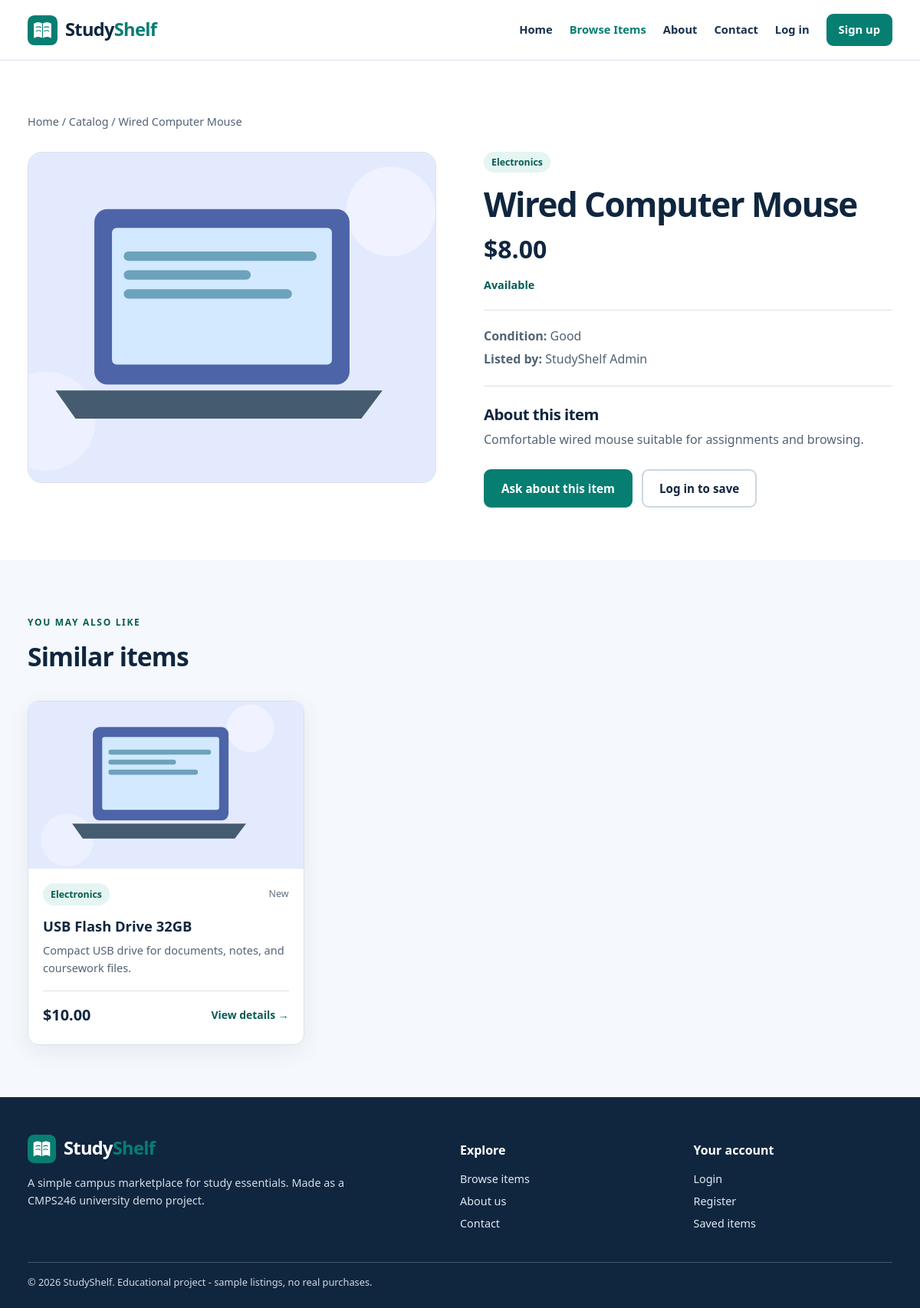
Page /item.php?id=11 on the committed database.
### tables this page shows
CREATE TABLE items (
    id INT AUTO_INCREMENT PRIMARY KEY,
    category_id INT NOT NULL,
    created_by INT NOT NULL,
    title VARCHAR(140) NOT NULL,
    description TEXT NOT NULL,
    price DECIMAL(9,2) NOT NULL,
    item_condition ENUM('New', 'Like New', 'Good', 'Fair') NOT NULL DEFAULT 'Good',
    image_file VARCHAR(80) NOT NULL DEFAULT 'book-blue.svg',
    is_available TINYINT(1) NOT NULL DEFAULT 1,
    created_at TIMESTAMP DEFAULT CURRENT_TIMESTAMP,
    CONSTRAINT fk_items_category FOREIGN KEY (category_id) REFERENCES categories(id)
        ON UPDATE CASCADE ON DELETE RESTRICT,
    CONSTRAINT fk_items_user FOREIGN KEY (created_by) REFERENCES users(id)
        ON UPDATE CASCADE ON DELETE RESTRICT,
    CONSTRAINT check_items_price CHECK (price >= 0),
    INDEX idx_items_category (category_id),
    INDEX idx_items_available (is_available),
    INDEX idx_items_title (title)
);

CREATE TABLE categories (
    id INT AUTO_INCREMENT PRIMARY KEY,
    name VARCHAR(80) NOT NULL UNIQUE,
    description VARCHAR(255) NOT NULL DEFAULT '',
    created_at TIMESTAMP DEFAULT CURRENT_TIMESTAMP
);

CREATE TABLE users (
    id INT AUTO_INCREMENT PRIMARY KEY,
    full_name VARCHAR(100) NOT NULL,
    email VARCHAR(150) NOT NULL UNIQUE,
    password_hash VARCHAR(255) NOT NULL,
    role ENUM('student', 'admin') NOT NULL DEFAULT 'student',
    created_at TIMESTAMP DEFAULT CURRENT_TIMESTAMP
);

### includes/functions.php (called while the page is built, shortened)
<?php
function e(?string $text): string
{
    return htmlspecialchars($text ?? '', ENT_QUOTES | ENT_SUBSTITUTE, 'UTF-8');
}
function url(string $path = ''): string
{
    return BASE_URL . ltrim($path, '/');
}
function current_user(): ?array
{
    return $_SESSION['user'] ?? null;
}
function is_logged_in(): bool
{
    return current_user() !== null;
}
function get_item(int $id): ?array
{
    $statement = db()->prepare('SELECT i.*, c.name AS category_name, u.full_name AS listed_by
        FROM items i JOIN categories c ON c.id = i.category_id
        JOIN users u ON u.id = i.created_by WHERE i.id = ?');
    $statement->execute([$id]);
    $item = $statement->fetch();
    return $item ?: null;
}
function money($amount): string
{
    return '$' . number_format((float) $amount, 2);
}
function available_images(): array
{
    return [
        'book-blue.svg' => 'Blue book',
        'book-purple.svg' => 'Purple book',
        'book-orange.svg' => 'Orange book',
        'notes.svg' => 'Study notes',
        'stationery.svg' => 'Stationery',
        'calculator.svg' => 'Calculator',
        'electronics.svg' => 'Electronics',
        'accessories.svg' => 'Accessories'
    ];
}
function image_path(string $file): string
{
    return url('assets/images/' . $file);
}
function safe_id($value): int
{
    $id = filter_var($value, FILTER_VALIDATE_INT, ['options' => ['min_range' => 1]]);
    return $id === false ? 0 : (int) $id;
}

### config/database.php (called while the page is built, shortened)
<?php
function db(): PDO
{
    static $connection = null;
    if ($connection !== null) {
        return $connection;
    }
    try {
        $dsn = 'mysql:host=' . DB_HOST . ';port=' . DB_PORT . ';dbname=' . DB_NAME . ';charset=utf8mb4';
        $connection = new PDO($dsn, DB_USER, DB_PASS, [
            PDO::ATTR_ERRMODE => PDO::ERRMODE_EXCEPTION,
            PDO::ATTR_DEFAULT_FETCH_MODE => PDO::FETCH_ASSOC,
            PDO::ATTR_EMULATE_PREPARES => false
        ]);
        return $connection;
    } catch (PDOException $exception) {
        http_response_code(500);
        exit('Database connection failed. Please import database/studyshelf.sql and check config/database.php.');
    }
}

### item.php (the view, shortened to what this page needs)
<?php
$id = safe_id($_GET['id'] ?? null);
$item = $id ? get_item($id) : null;
$favorite = is_favorite($id);
$related_stmt = db()->prepare('SELECT i.*, c.name AS category_name FROM items i JOIN categories c ON c.id = i.category_id WHERE i.category_id = ? AND i.id != ? AND i.is_available = 1 ORDER BY i.id DESC LIMIT 3');
$related_stmt->execute([(int)$item['category_id'], $id]);
$related_items = $related_stmt->fetchAll();
require __DIR__ . '/includes/header.php';
?>
<section class="section"><div class="container">
    <nav class="breadcrumbs" aria-label="Breadcrumb"><a href="<?= e(url('index.php')) ?>">Home</a> / <a href="<?= e(url('catalog.php')) ?>">Catalog</a> / <?= e($item['title']) ?></nav>
    <div class="detail-grid">
        <div class="detail-image"><img src="<?= e(image_path($item['image_file'])) ?>" alt="Illustration of <?= e($item['title']) ?>" width="550" height="430"></div>
        <div class="detail-copy"><span class="pill"><?= e($item['category_name']) ?></span><h1><?= e($item['title']) ?></h1><p class="detail-price"><?= money($item['price']) ?></p>
            <p class="status-text <?= (int)$item['is_available'] === 1 ? 'available' : 'unavailable' ?>"><?= (int)$item['is_available'] === 1 ? 'Available' : 'Not available' ?></p>
            <div class="detail-details"><p><strong>Condition:</strong> <?= e($item['item_condition']) ?></p><p><strong>Listed by:</strong> <?= e($item['listed_by']) ?></p></div>
            <h2>About this item</h2><p><?= nl2br(e($item['description'])) ?></p>
            <div class="detail-actions"><a class="btn btn-primary" href="<?= e(url('contact.php?item=' . $id)) ?>">Ask about this item</a>
            <?php if (is_logged_in()): ?><form method="post" action="<?= e(url('toggle_favorite.php')) ?>"><?= csrf_field() ?><input type="hidden" name="item_id" value="<?= $id ?>"><button class="btn btn-outline" type="submit"><?= $favorite ? 'Remove from favorites' : 'Save to favorites' ?></button></form>
            <?php else: ?><a class="btn btn-outline" href="<?= e(url('login.php')) ?>">Log in to save</a><?php endif; ?></div>
        </div>
    </div>
</div></section>
<?php if ($related_items): ?><section class="section section-muted"><div class="container"><div class="section-top"><div><span class="eyebrow">YOU MAY ALSO LIKE</span><h2>Similar items</h2></div></div><div class="items-grid"><?php foreach ($related_items as $item): ?><?php require __DIR__ . '/includes/item_card.php'; ?><?php endforeach; ?></div></div></section><?php endif; ?>
<?php require __DIR__ . '/includes/footer.php'; ?>

### includes/item_card.php (shortened to what this page needs)
<article class="item-card">
    <a href="<?= e(url('item.php?id=' . (int) $item['id'])) ?>" class="item-image-link">
        <img src="<?= e(image_path($item['image_file'])) ?>" alt="Illustration for <?= e($item['title']) ?>" loading="lazy" width="340" height="230">
    </a>
    <div class="item-card-body">
        <div class="card-meta"><span class="pill"><?= e($item['category_name']) ?></span><span><?= e($item['item_condition']) ?></span></div>
        <h3><a href="<?= e(url('item.php?id=' . (int) $item['id'])) ?>"><?= e($item['title']) ?></a></h3>
        <p><?= e((strlen($item['description']) > 90 ? substr($item['description'], 0, 87) . '...' : $item['description'])) ?></p>
        <div class="card-bottom"><strong class="price"><?= money($item['price']) ?></strong><a class="text-link" href="<?= e(url('item.php?id=' . (int) $item['id'])) ?>">View details &rarr;</a></div>
    </div>
</article>

### assets/css/style.css (style rules this page uses)
:root { --navy: #18314d; --navy-dark: #10263f; --teal: #077e72; --teal-dark: #075d55; --mint: #e5f5f1; --cream: #fffaf0; --page: #ffffff; --pale: #f5f8fc; --text: #1e2d3b; --muted: #526375; --border: #d9e2eb; --danger: #ab3030; --radius: 14px; --shadow: 0 8px 30px rgba(23, 47, 72, .07); }
*, *::before, *::after { box-sizing: border-box; }
html { scroll-behavior: smooth; }
body { margin: 0; color: var(--text); background: var(--page); font: 16px/1.6 "Segoe UI", Tahoma, Arial, sans-serif; }
img { max-width: 100%; height: auto; display: block; }
a { color: var(--teal-dark); text-decoration: none; }
.container { width: 94%; max-width: 1140px; margin: 0 auto; }
h1, h2, h3, p { margin-top: 0; }
h1, h2, h3 { color: var(--navy-dark); line-height: 1.22; }
h1 { font-size: 3.25rem; letter-spacing: -.035em; }
h2 { font-size: 2.1rem; letter-spacing: -.025em; }
h3 { font-size: 1.14rem; }
p { color: var(--muted); }
.eyebrow { color: var(--teal-dark); display: inline-block; font-size: .75rem; font-weight: 800; letter-spacing: .14em; margin-bottom: 14px; }
.section { padding: 68px 0; }
.section-muted { background: var(--pale); }
.section-top { display: flex; justify-content: space-between; gap: 20px; align-items: end; margin-bottom: 30px; }
.section-top h1, .section-top h2 { margin-bottom: 7px; }
.btn { display: inline-flex; align-items: center; justify-content: center; gap: 8px; border: 2px solid transparent; border-radius: 9px; padding: 11px 21px; min-height: 45px; font-size: .95rem; font-weight: 750; text-align: center; text-decoration: none; transition: background .15s, transform .15s; }
.btn-primary { background: var(--teal); color: white; border-color: var(--teal); }
.btn-outline { background: #fff; color: var(--navy-dark); border-color: #cbd7e1; }
.text-link { font-weight: 750; color: var(--teal-dark); }
.items-grid { display: grid; grid-template-columns: repeat(3, minmax(0, 1fr)); gap: 23px; }
.item-card { overflow: hidden; border-radius: 14px; border: 1px solid var(--border); background: #fff; box-shadow: var(--shadow); display: flex; flex-direction: column; }
.item-image-link { display: block; background: var(--pale); }
.item-image-link img { width: 100%; height: 218px; object-fit: cover; transition: transform .18s; }
.item-card-body { padding: 19px 19px 22px; display: flex; flex-direction: column; flex: 1; }
.card-meta { display: flex; align-items: center; justify-content: space-between; gap: 10px; color: #637181; font-size: .78rem; }
.pill { font-size: .77rem; font-weight: 750; border-radius: 999px; background: var(--mint); color: var(--teal-dark); padding: 5px 10px; }
.item-card h3 { font-size: 1.15rem; margin: 16px 0 8px; }
.item-card h3 a { color: var(--navy-dark); }
.item-card-body > p { font-size: .91rem; margin-bottom: 18px; }
.card-bottom { margin-top: auto; display: flex; align-items: center; justify-content: space-between; gap: 10px; border-top: 1px solid var(--border); padding-top: 15px; }
.card-bottom .price { color: var(--navy-dark); font-size: 1.24rem; }
.card-bottom .text-link { font-size: .87rem; }
.breadcrumbs { color: var(--muted); font-size: .9rem; margin: 0 0 28px; }
.breadcrumbs a { color: var(--muted); }
.detail-grid { display: grid; grid-template-columns: 1fr 1fr; gap: 62px; align-items: start; }
.detail-image { background: var(--pale); border-radius: 18px; border: 1px solid var(--border); overflow: hidden; }
.detail-image img { width: 100%; height: 430px; object-fit: cover; }
.detail-copy h1 { font-size: 2.75rem; margin: 16px 0 6px; }
.detail-price { font-weight: 800; font-size: 2rem; color: var(--navy-dark); margin-bottom: 9px; }
.status-text { font-size: .9rem; font-weight: 700; }
.available { color: var(--teal-dark); }
.detail-details { border-block: 1px solid var(--border); padding: 16px 0; margin: 21px 0; }
.detail-details p { margin: 5px 0; }
.detail-copy h2 { font-size: 1.27rem; margin: 24px 0 8px; }
.detail-actions { display: flex; flex-wrap: wrap; gap: 12px; margin-top: 26px; }

### rows in the picture
items: title "Wired Computer Mouse", image_file (picture), category.name "Electronics", price "$8.00", item_condition "Good", created_by.full_name "StudyShelf Admin", description "Comfortable wired mouse suitable for assignments and browsing."
items: image_file (picture), category.name "Electronics", item_condition "New", title "USB Flash Drive 32GB", description "Compact USB drive for documents, notes, and coursework files.", price "$10.00"
